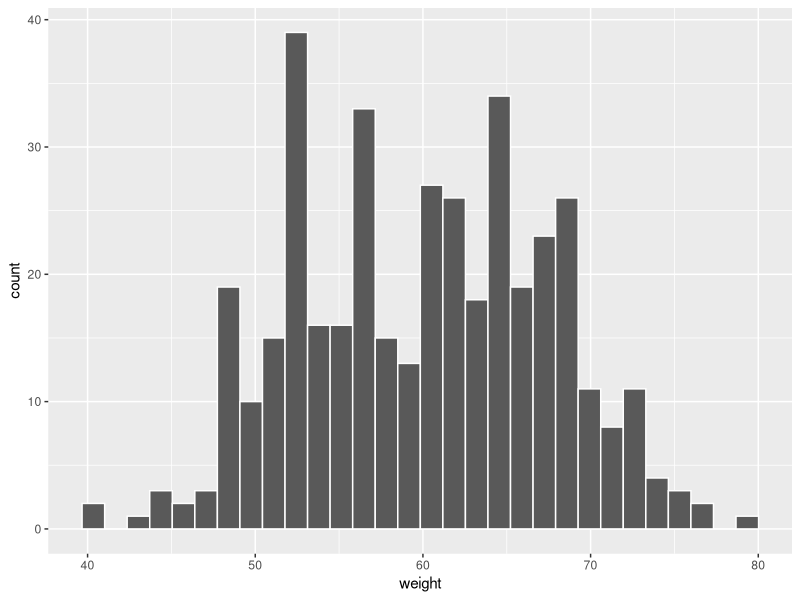
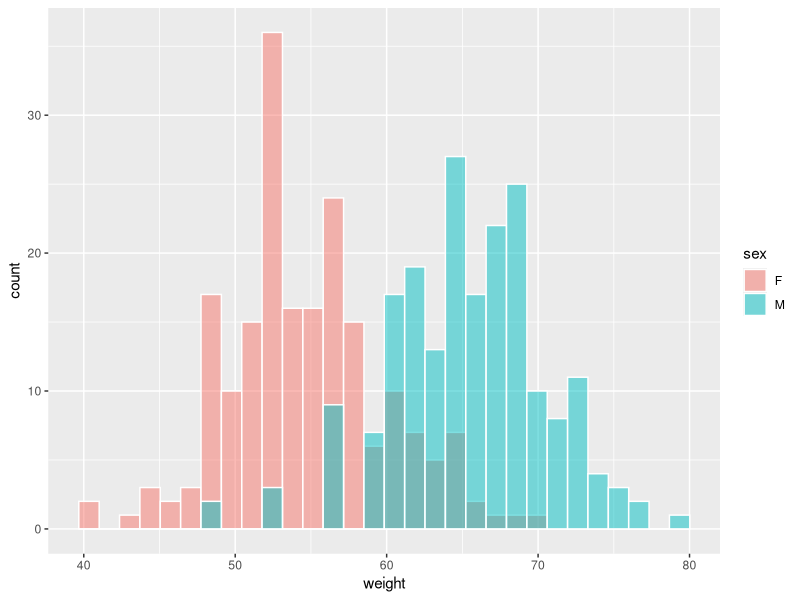
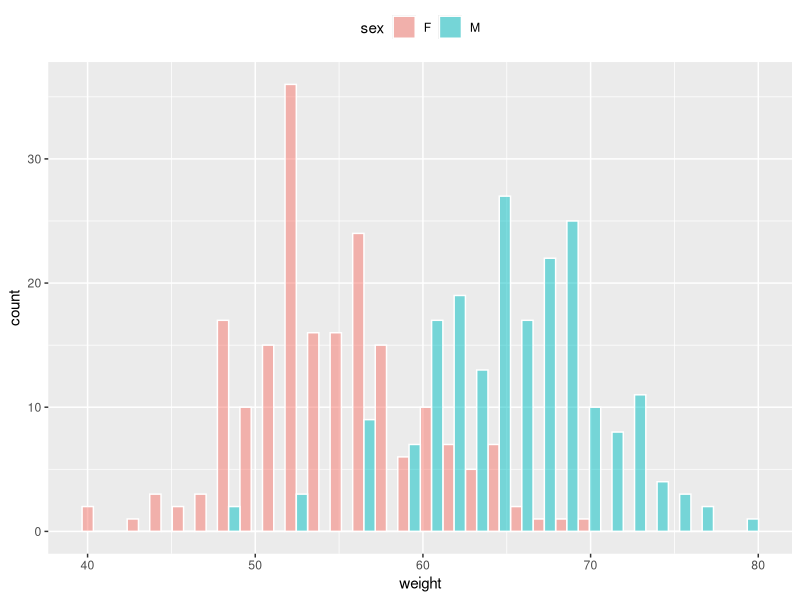
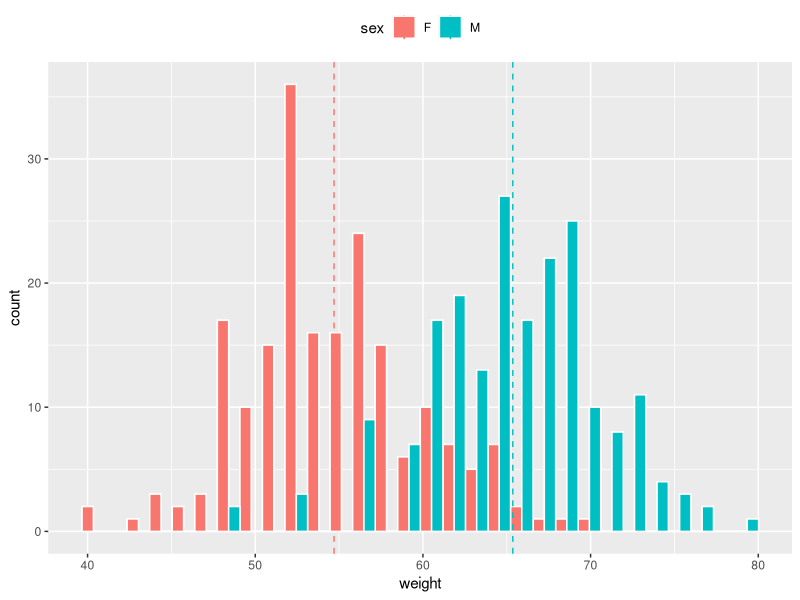
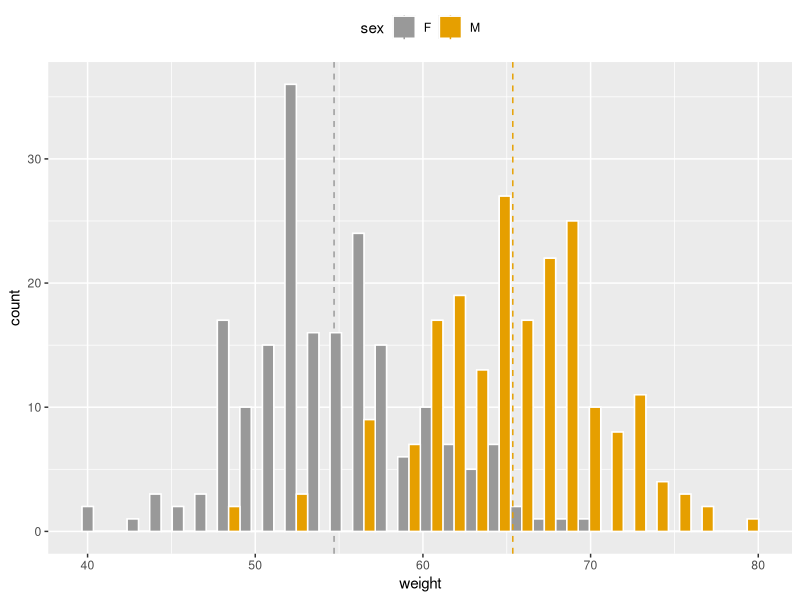
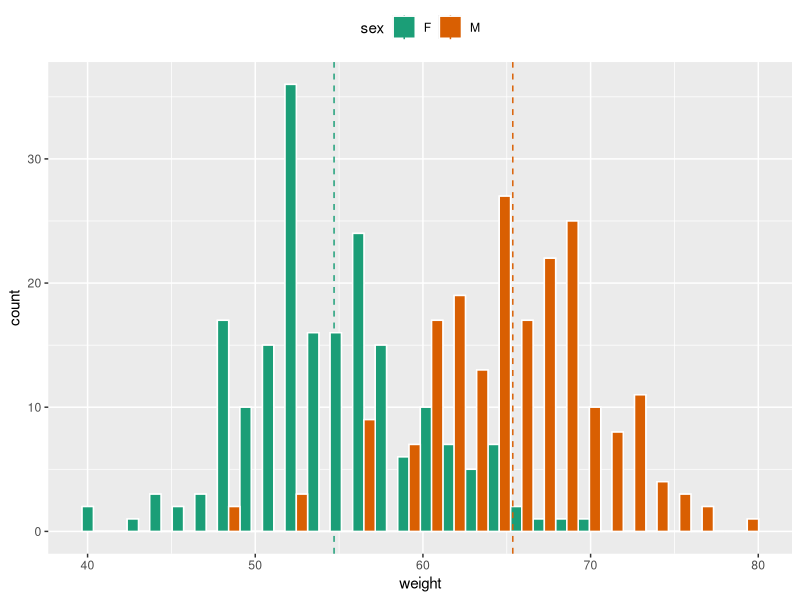

Reproduce these figures in R, in order.
# Importing the dataset
dataset = read.csv("data.csv")

# Importing the library
library(ggplot2)

# Creating the Basic histogram using ggplot2
ggplot(dataset, aes(x = weight)) + 
  geom_histogram(color = 'white')

# Changing histogram plot line colors by groups
ggplot(dataset, aes(x = weight, fill = sex)) + 
  geom_histogram(color = 'white', alpha = 0.5, position = "identity")

# We can change the position adjustment 
# to use for overlapping points on the layer 
# Possible values for the argument position are 
# "identity", "stack", "dodge". Default value is "stack". 

# Interleaved histograms 
ggplot(dataset, aes(x = weight, fill = sex)) + 
  geom_histogram(color = 'white', alpha = 0.5, position = "dodge") +
  theme(legend.position = "top")

# The Plyr package is used to calculate the mean weight of each group.
install.packages("Plyr")
library(plyr)
group_means = ddply(dataset, "sex", summarise, grp.mean = mean(weight)) 

# Adding mean lines
myPlot = ggplot(dataset, aes(x = weight, fill = sex)) +
  geom_histogram(color = "white", alpha = .5, position = "dodge") +
  geom_histogram(color = "white", alpha = 1, position = "dodge") +
  geom_vline(data = group_means, aes(xintercept = grp.mean, color = sex), 
             linetype = "dashed") +
  theme(legend.position = "top")

myPlot

# Using custom color palettes
myPlot + scale_color_manual(values = c("#999999", "#E69F00")) +
  scale_fill_manual(values = c("#999999", "#E69F00"))


# Using color brewer color palettes
myPlot + scale_color_brewer(palette = "Dark2") +
  scale_fill_brewer(palette = "Dark2")